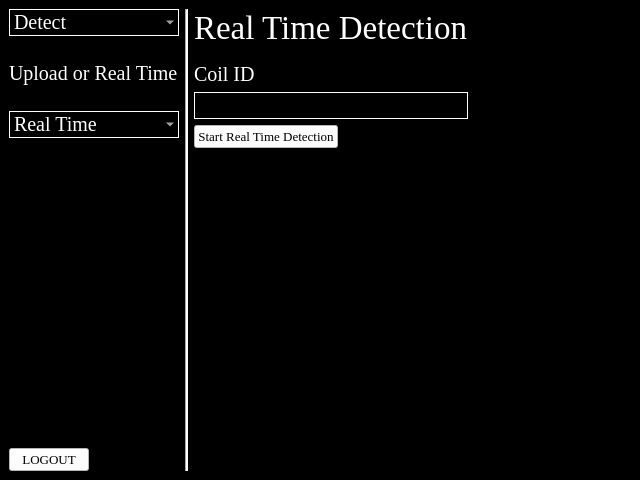
<?xml version="1.0" encoding="UTF-8"?>
<ui version="4.0">
 <class>MainWindow</class>
 <widget class="QMainWindow" name="MainWindow">
  <property name="geometry">
   <rect>
    <x>0</x>
    <y>0</y>
    <width>640</width>
    <height>480</height>
   </rect>
  </property>
  <property name="windowTitle">
   <string>MainWindow</string>
  </property>
  <widget class="QWidget" name="centralwidget">
   <property name="styleSheet">
    <string notr="true">background-color: rgb(0, 0, 0);</string>
   </property>
   <layout class="QGridLayout" name="gridLayout">
    <item row="0" column="2">
     <layout class="QVBoxLayout" name="verticalLayout_2">
      <item>
       <layout class="QVBoxLayout" name="verticalLayout_4">
        <item>
         <widget class="QLabel" name="titleText">
          <property name="font">
           <font>
            <family>Times New Roman</family>
            <pointsize>25</pointsize>
           </font>
          </property>
          <property name="styleSheet">
           <string notr="true">color: rgb(255, 255, 255);</string>
          </property>
          <property name="text">
           <string>Real Time Detection</string>
          </property>
         </widget>
        </item>
        <item>
         <spacer name="verticalSpacer_7">
          <property name="orientation">
           <enum>Qt::Orientation::Vertical</enum>
          </property>
          <property name="sizeType">
           <enum>QSizePolicy::Policy::Minimum</enum>
          </property>
          <property name="sizeHint" stdset="0">
           <size>
            <width>20</width>
            <height>10</height>
           </size>
          </property>
         </spacer>
        </item>
        <item>
         <layout class="QVBoxLayout" name="verticalLayout_6">
          <item>
           <widget class="QLabel" name="label">
            <property name="font">
             <font>
              <family>Times New Roman</family>
              <pointsize>15</pointsize>
             </font>
            </property>
            <property name="styleSheet">
             <string notr="true">color: rgb(255, 255, 255);</string>
            </property>
            <property name="text">
             <string>Coil ID</string>
            </property>
           </widget>
          </item>
          <item>
           <widget class="QLineEdit" name="coilIDInput">
            <property name="font">
             <font>
              <family>Times New Roman</family>
              <pointsize>15</pointsize>
             </font>
            </property>
            <property name="styleSheet">
             <string notr="true">QLineEdit {
    color: white;
    background-color: black;
    border: 1px solid white; 
} </string>
            </property>
           </widget>
          </item>
         </layout>
        </item>
        <item alignment="Qt::AlignmentFlag::AlignLeft">
         <widget class="QPushButton" name="startDetectionButton">
          <property name="font">
           <font>
            <family>Times New Roman</family>
            <pointsize>10</pointsize>
           </font>
          </property>
          <property name="styleSheet">
           <string notr="true">background-color: rgb(255, 255, 255);</string>
          </property>
          <property name="text">
           <string>Start Real Time Detection</string>
          </property>
         </widget>
        </item>
       </layout>
      </item>
      <item>
       <spacer name="verticalSpacer_6">
        <property name="orientation">
         <enum>Qt::Orientation::Vertical</enum>
        </property>
        <property name="sizeType">
         <enum>QSizePolicy::Policy::Expanding</enum>
        </property>
        <property name="sizeHint" stdset="0">
         <size>
          <width>20</width>
          <height>10</height>
         </size>
        </property>
       </spacer>
      </item>
     </layout>
    </item>
    <item row="0" column="1">
     <widget class="Line" name="line">
      <property name="styleSheet">
       <string notr="true">background-color: rgb(255, 255, 255);</string>
      </property>
      <property name="orientation">
       <enum>Qt::Orientation::Vertical</enum>
      </property>
     </widget>
    </item>
    <item row="0" column="0">
     <layout class="QVBoxLayout" name="verticalLayout">
      <item>
       <layout class="QVBoxLayout" name="verticalLayout_3">
        <item>
         <widget class="QComboBox" name="comboBox">
          <property name="font">
           <font>
            <family>Times New Roman</family>
            <pointsize>15</pointsize>
           </font>
          </property>
          <property name="styleSheet">
           <string notr="true">QComboBox {
    color: white;
    background-color: black;
    border: 1px solid white; 
	width: 150px;
}</string>
          </property>
          <item>
           <property name="text">
            <string>Detect</string>
           </property>
          </item>
          <item>
           <property name="text">
            <string>Main</string>
           </property>
          </item>
          <item>
           <property name="text">
            <string>Label</string>
           </property>
          </item>
          <item>
           <property name="text">
            <string>Train</string>
           </property>
          </item>
          <item>
           <property name="text">
            <string>Report</string>
           </property>
          </item>
          <item>
           <property name="text">
            <string>Admin</string>
           </property>
          </item>
         </widget>
        </item>
        <item>
         <spacer name="verticalSpacer_4">
          <property name="orientation">
           <enum>Qt::Orientation::Vertical</enum>
          </property>
          <property name="sizeType">
           <enum>QSizePolicy::Policy::Minimum</enum>
          </property>
          <property name="sizeHint" stdset="0">
           <size>
            <width>20</width>
            <height>20</height>
           </size>
          </property>
         </spacer>
        </item>
        <item>
         <widget class="QLabel" name="label_2">
          <property name="font">
           <font>
            <family>Times New Roman</family>
            <pointsize>15</pointsize>
           </font>
          </property>
          <property name="styleSheet">
           <string notr="true">color: rgb(255, 255, 255);</string>
          </property>
          <property name="text">
           <string>Upload or Real Time</string>
          </property>
         </widget>
        </item>
        <item>
         <spacer name="verticalSpacer_3">
          <property name="orientation">
           <enum>Qt::Orientation::Vertical</enum>
          </property>
          <property name="sizeType">
           <enum>QSizePolicy::Policy::Minimum</enum>
          </property>
          <property name="sizeHint" stdset="0">
           <size>
            <width>20</width>
            <height>20</height>
           </size>
          </property>
         </spacer>
        </item>
        <item>
         <widget class="QComboBox" name="menu">
          <property name="font">
           <font>
            <family>Times New Roman</family>
            <pointsize>15</pointsize>
           </font>
          </property>
          <property name="styleSheet">
           <string notr="true">QComboBox {
    color: white;
    background-color: black;
    border: 1px solid white; 
	width: 150px;
}</string>
          </property>
          <item>
           <property name="text">
            <string>Real Time</string>
           </property>
          </item>
          <item>
           <property name="text">
            <string>Upload</string>
           </property>
          </item>
         </widget>
        </item>
       </layout>
      </item>
      <item>
       <spacer name="verticalSpacer_2">
        <property name="orientation">
         <enum>Qt::Orientation::Vertical</enum>
        </property>
        <property name="sizeHint" stdset="0">
         <size>
          <width>20</width>
          <height>40</height>
         </size>
        </property>
       </spacer>
      </item>
      <item alignment="Qt::AlignmentFlag::AlignLeft|Qt::AlignmentFlag::AlignBottom">
       <widget class="QPushButton" name="logoutButton">
        <property name="font">
         <font>
          <family>Times New Roman</family>
          <pointsize>10</pointsize>
         </font>
        </property>
        <property name="styleSheet">
         <string notr="true">background-color: rgb(255, 255, 255);</string>
        </property>
        <property name="text">
         <string>LOGOUT</string>
        </property>
       </widget>
      </item>
     </layout>
    </item>
    <item row="0" column="6">
     <spacer name="horizontalSpacer">
      <property name="orientation">
       <enum>Qt::Orientation::Horizontal</enum>
      </property>
      <property name="sizeHint" stdset="0">
       <size>
        <width>40</width>
        <height>20</height>
       </size>
      </property>
     </spacer>
    </item>
   </layout>
  </widget>
 </widget>
 <resources/>
 <connections/>
</ui>
